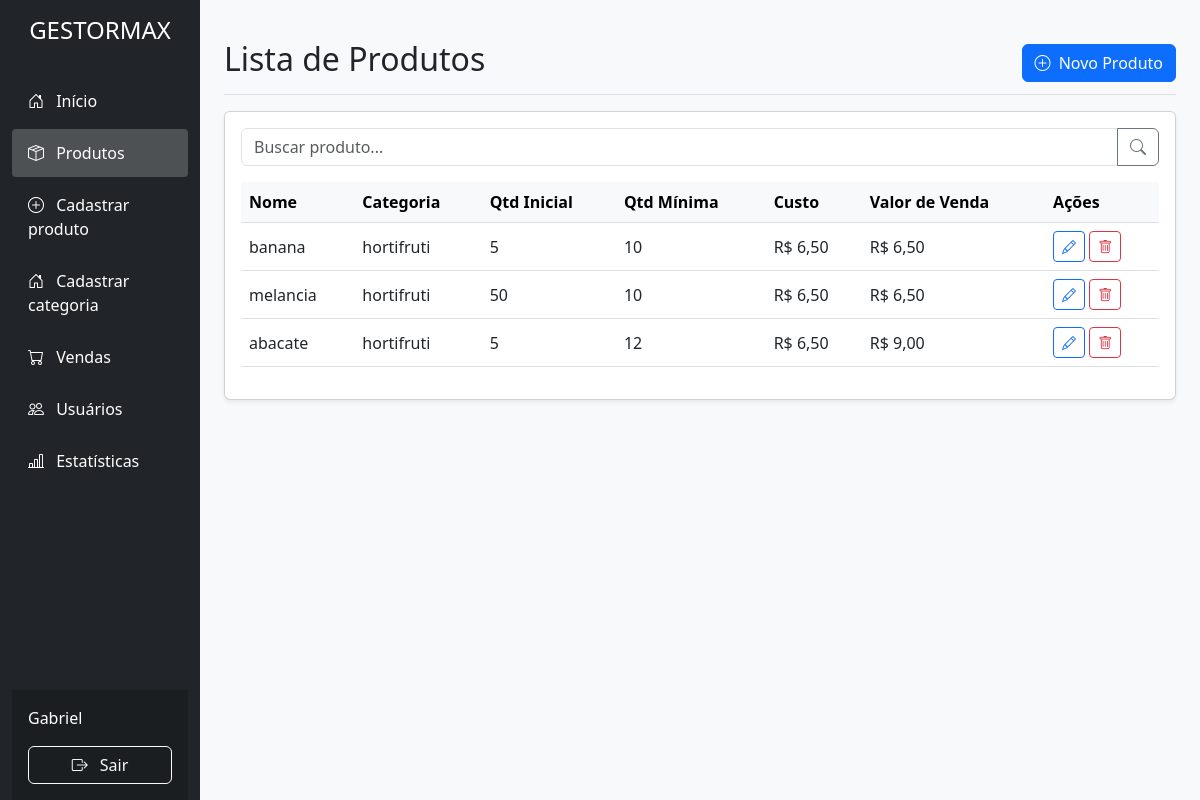
The page /pages/produtos-lista.php (signed in) on the database its author committed.
### tables this page shows
CREATE TABLE `produtos` (
  `id` int NOT NULL,
  `nome` varchar(100) NOT NULL,
  `categoria_id` int DEFAULT NULL,
  `quantidade_inicial` int NOT NULL,
  `quantidade_minima` int NOT NULL,
  `custo` decimal(10,2) NOT NULL,
  `valor_venda` decimal(10,2) NOT NULL
);

CREATE TABLE `categorias` (
  `categoria_id` int NOT NULL,
  `nome` varchar(100) NOT NULL
);

### pages/produtos-lista.php (the view, shortened to what this page needs)
<?php
include 'conexao.php';
$sql = "SELECT p.*, c.nome AS cat_nome FROM produtos p LEFT JOIN categorias c ON p.categoria_id = c.categoria_id";
$result = $conn->query($sql);
?>
<!DOCTYPE html>
<html lang="pt-BR">
<head>
  <link href="https://cdn.jsdelivr.net/npm/bootstrap@5.3.0/dist/css/bootstrap.min.css" rel="stylesheet" />
  <link rel="stylesheet" href="https://cdn.jsdelivr.net/npm/bootstrap-icons@1.10.0/font/bootstrap-icons.css" />
  <link rel="stylesheet" href="../styles/produtos.css" />
  <link rel="stylesheet" href="../styles/sidebar.css" />
</head>
<body>
<div class="container-fluid">
  <div class="row">
    <?php include '../INCLUDE/sidebar.php'; ?>
    <main class="col-md-9 ms-sm-auto col-lg-10 px-md-4 py-4">
      <div class="d-flex justify-content-between flex-wrap flex-md-nowrap align-items-center pt-3 pb-2 mb-3 border-bottom">
        <h1 class="h2">Lista de Produtos</h1>
        <a href="criar-produto.php" class="btn btn-primary">
          <i class="bi bi-plus-circle me-1"></i> Novo Produto
        </a>
      </div>
      <div class="card shadow-sm">
        <div class="card-body">
          <div class="input-group mb-3">
            <input type="text" id="busca-produto" class="form-control" placeholder="Buscar produto..." />
            <button class="btn btn-outline-secondary" type="button" id="btn-buscar-produto">
              <i class="bi bi-search"></i>
            </button>
          </div>
          <div class="table-responsive">
            <table class="table table-hover" id="tabela-produtos">
              <thead class="table-light">
                <tr>
                  <th>Nome</th>
                  <th>Categoria</th>
                  <th>Qtd Inicial</th>
                  <th>Qtd Mínima</th>
                  <th>Custo</th>
                  <th>Valor de Venda</th>
                  <th>Ações</th>
                </tr>
              </thead>
              <tbody>
                <?php
                if ($result->num_rows > 0) {
                  while ($row = $result->fetch_assoc()) {
                    echo "<tr>";
                    echo "<td>" . htmlspecialchars($row['nome']) . "</td>";
                    echo "<td>" . htmlspecialchars($row['cat_nome'] ?? 'Sem categoria') . "</td>";
                    echo "<td>" . intval($row['quantidade_inicial']) . "</td>";
                    echo "<td>" . intval($row['quantidade_minima']) . "</td>";
                    echo "<td>R$ " . number_format($row['custo'], 2, ',', '.') . "</td>";
                    echo "<td>R$ " . number_format($row['valor_venda'], 2, ',', '.') . "</td>";
                    echo "<td>
                            <a href='produtos-editar.php?id=" . $row['id'] . "' class='btn btn-sm btn-outline-primary' title='Editar'>
                              <i class='bi bi-pencil'></i>
                            </a>
                            <button class='btn btn-sm btn-outline-danger btn-excluir' data-id='" . $row['id'] . "' title='Excluir'>
                              <i class='bi bi-trash'></i>
                            </button>
                          </td>";
                    echo "</tr>";
                  }
                } else {
                  echo "<tr><td colspan='7' class='text-center'>Nenhum produto encontrado.</td></tr>";
                }
                ?>
              </tbody>
            </table>
          </div>
        </div>
      </div>
    </main>
  </div>
</div>
</body>
</html>

### styles/produtos.css (style rules this page uses)
body { background-color: #f8f9fa; overflow-x: hidden; }
.table th { white-space: nowrap; }
.table td { vertical-align: middle; }

### rows shown on the page
produtos: nome "banana", categoria.nome "hortifruti", quantidade_inicial "5", quantidade_minima "10", custo "6,50", valor_venda "6,50"
produtos: nome "melancia", categoria.nome "hortifruti", quantidade_inicial "50", quantidade_minima "10", custo "6,50", valor_venda "6,50"
produtos: nome "abacate", categoria.nome "hortifruti", quantidade_inicial "5", quantidade_minima "12", custo "6,50", valor_venda "9,00"

### other values the page prints
$_SESSION['usuario_nome'] "Gabriel"
